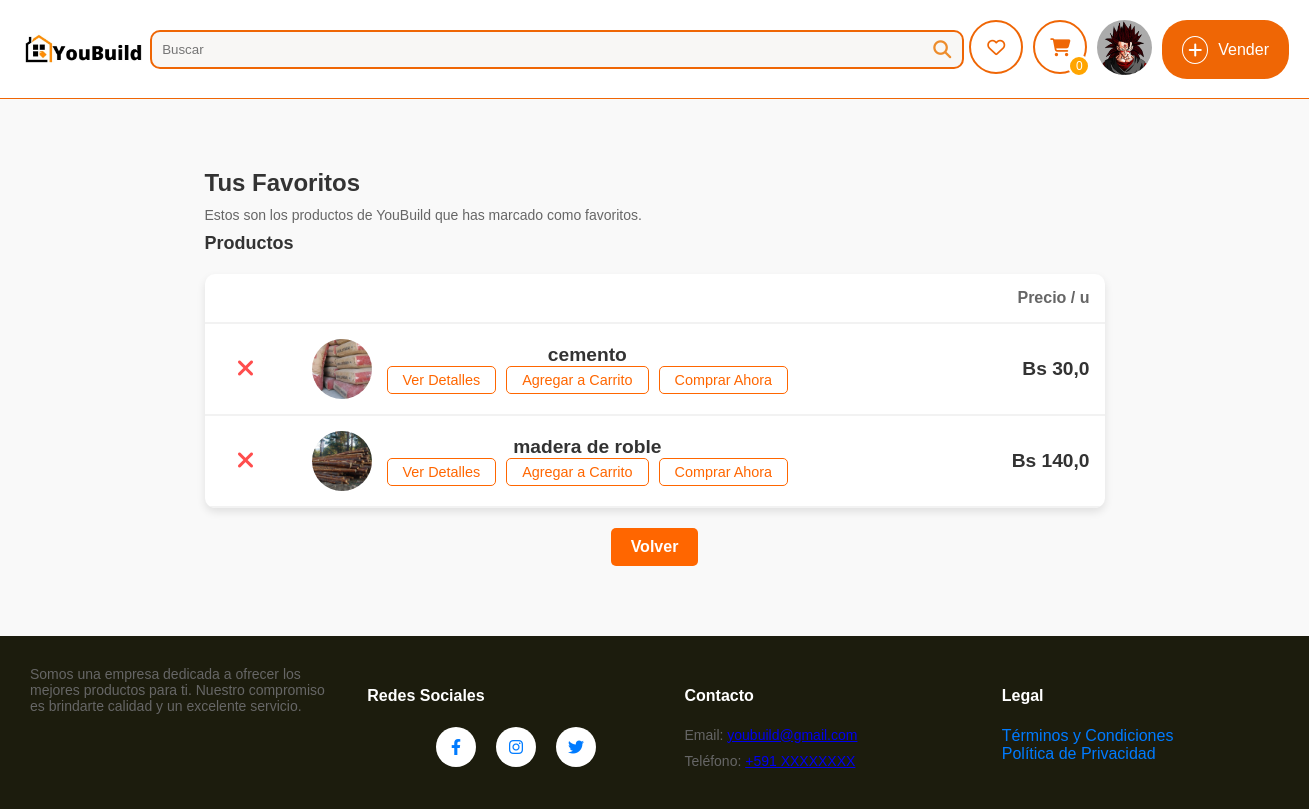
The app's page /lista-favoritos/ (signed in), older data.
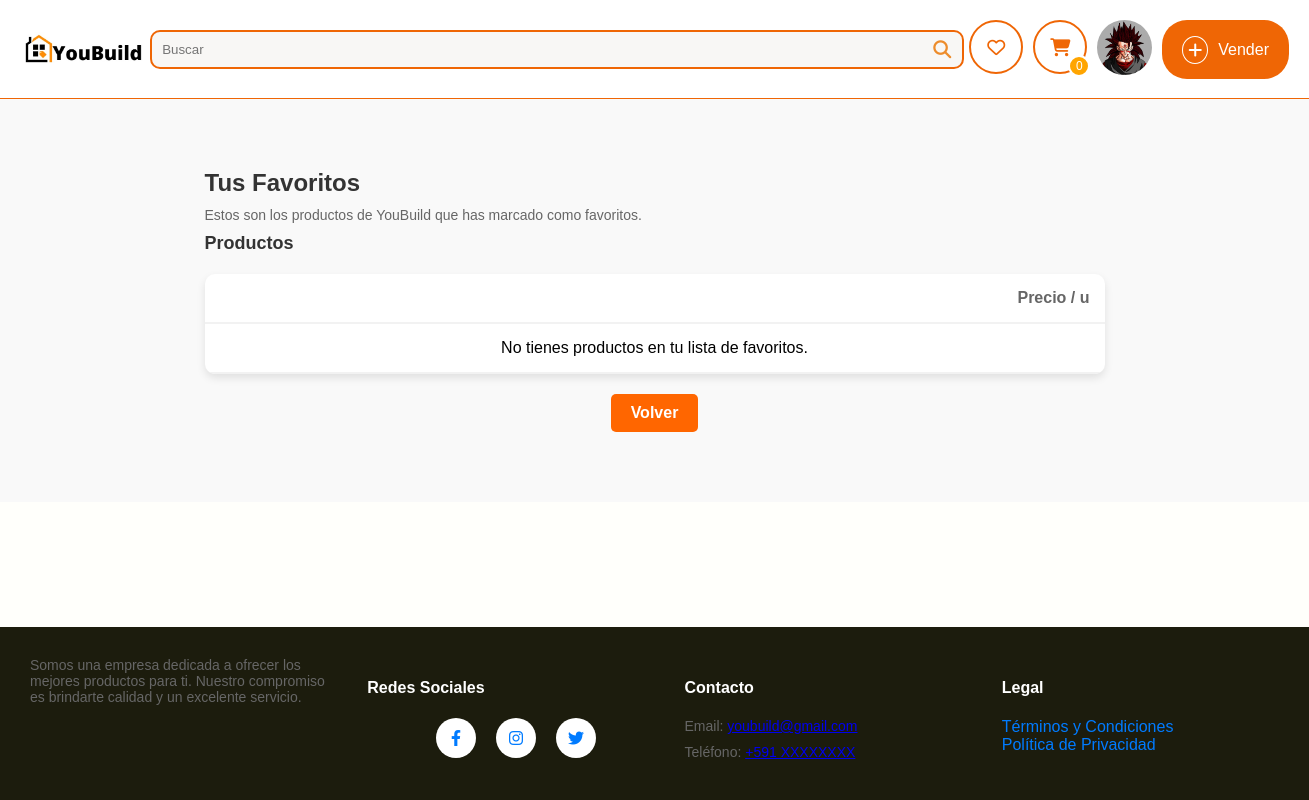
The same page, newer data.
### sistema/models.py (models this page shows, shortened)
class UsuarioDB(models.Model):
    user = models.OneToOneField(User, on_delete=models.CASCADE)
    nombre_completo = models.CharField(max_length=50, verbose_name="Nombre completo", null=True)
    municipio_fk = models.ForeignKey('MunicipioDB', on_delete=models.CASCADE, null=True, blank=True)
    direccion_1 = models.CharField(max_length=255, verbose_name="Dirección", null=True)
    telefono = models.CharField(
        max_length=15, verbose_name="Número de celular",
        validators=[RegexValidator(regex=r'^\+?1?\d{9,15}$', message="El número debe estar en el formato: '+59199999999'. Hasta 15 dígitos.")]
    )
    imagen_perfil = models.ImageField(upload_to='perfil/', null=True, blank=True, default='perfil/perfil.png',verbose_name="Foto de perfil")
    qr_imagen = models.ImageField(upload_to='qr/', null=True, blank=True, verbose_name="Código QR")
    class Meta:
        verbose_name = "Perfil de Usuario"
        verbose_name_plural = "Perfiles de Usuarios"

class ListaFavoritosDB(models.Model):
    usuario = models.ForeignKey(UsuarioDB, on_delete=models.CASCADE, related_name="wishlist")
    producto = models.ForeignKey(ProductoDb, on_delete=models.CASCADE, related_name="favoritos")
    fecha_agregado = models.DateTimeField(auto_now_add=True)
    class Meta:
        unique_together = ('usuario', 'producto')

class ProductoDb(models.Model):
    nombre = models.CharField(max_length=50, verbose_name="Nombre")
    detalle = models.TextField(max_length=200, verbose_name="Detalle")
    precio = models.FloatField(verbose_name="Precio", validators=[MinValueValidator(0.0), MaxValueValidator(99999.9)])
    categoria_fk = models.ForeignKey(CategoriaDb, on_delete=models.CASCADE, null=True, blank=True)
    subcategoria_fk = models.ForeignKey(SubcategoriaDB, on_delete=models.CASCADE, null=True, blank=True, verbose_name="Subcategoría")  # Nuevo campo
    usuario_fk = models.ForeignKey(UsuarioDB, on_delete=models.CASCADE, null=True, blank=True)
    municipio_fk = models.ForeignKey(MunicipioDB, on_delete=models.CASCADE, null=True, blank=True, verbose_name="Municipio")
    direccion_1 = models.CharField(max_length=255, verbose_name="Dirección 1", null=True, blank=True)
    visitas = models.PositiveIntegerField(default=0, verbose_name="Visitas")
    cantidad = models.IntegerField(default=1)
    class Meta:
        db_table = "productos"
        verbose_name = "Producto"
        verbose_name_plural = "Productos"

class ImagenProductoDB(models.Model):
    producto_fk = models.ForeignKey(ProductoDb, on_delete=models.CASCADE, related_name="imagenes")
    imagen = models.ImageField(upload_to="productos", null=True)
    class Meta:
        verbose_name = "Imagen"
        verbose_name_plural = "Imágenes"

### sistema/views.py (the view)
# urls.py: path('lista-favoritos/', ver_lista_favoritos, name='listaFavoritos'),
@login_required
def ver_lista_favoritos(request):
    usuario = request.user.usuariodb  # Obtiene el perfil de usuario
    lista_favoritos_items = ListaFavoritosDB.objects.filter(usuario=usuario)
    return render(request, 'listaFavoritos.html', {
        'lista_favoritos_items': lista_favoritos_items,
        'usuario': usuario
    })

### sistema/context_processors.py (called while the page is built)
def cart_count(request):
    if request.user.is_authenticated:  # Only fetch the cart count for logged-in users
        try:
            usuario = request.user.usuariodb
            cart_count = CarritoProductoDB.objects.filter(carrito_fk__usuario_fk=usuario).aggregate(
                total_quantity=Sum('cantidad')
            )['total_quantity'] or 0
        except UsuarioDB.DoesNotExist:
            cart_count = 0
    else:
        cart_count = 0
    return {'cart_count': cart_count}

def user_profile(request):
    if request.user.is_authenticated:
        return {"usuario": request.user.usuariodb}
    return {}

### sistema/templates/listaFavoritos.html (shortened to what this page needs)
<!DOCTYPE html>
{% extends 'layoutReg.html' %}
{% load static %}
{% block extra_styles %}
<link rel="stylesheet" href="https://cdnjs.cloudflare.com/ajax/libs/font-awesome/6.4.0/css/all.min.css" />
<link rel="stylesheet" href="{% static 'listaFavoritos.css' %}" />
{% endblock %}
{% block content %}
<div class="lista_favoritos-wrapper">
    <div class="lista_favoritos-content">
        <h1>Tus Favoritos</h1>
        <p>Estos son los productos de YouBuild que has marcado como favoritos.</p>
        <h2>Productos</h2>
        <div class="lista_favoritos-container">
            <div class="lista_favoritos-products">
                <table>
                    <thead>
                        <tr>
                            <th></th>
                            <th></th>
                            <th style="text-align: right;">Precio / u</th>
                        </tr>
                    </thead>
                    <tbody>
                        {% for item in lista_favoritos_items %}
                        <tr>
                            <td>
                                <form action="{% url 'eliminarFavorito' item.producto.id %}" method="post">
                                    <button type="submit" class="btn-eliminar"><i class="fas fa-times"></i></button>
                                </form>
                            </td>
                            <td>
                                <div class="product-info">
                                    <img src="{{ item.producto.imagenes.first.imagen.url }}" alt="{{ item.producto.nombre }}" class="product-image">
                                    <div class="product-details">
                                        <span>{{ item.producto.nombre }}</span>
                                        <div class="product-buttons">
                                            <button class="btn-detalle" onclick="verDetalles({{ item.producto.id }})">Ver Detalles</button>
                                            <button class="btn-agregar" onclick="agregarAlCarrito({{ item.producto.id }})">Agregar a Carrito</button>
                                            <button class="btn-comprar">Comprar Ahora</button>
                                        </div>
                                    </div>
                                </div>
                            </td>
                            <td class="product-price">Bs {{ item.producto.precio }}</td>
                        </tr>
                        {% empty %}
                        <tr>
                            <td colspan="3">No tienes productos en tu lista de favoritos.</td>
                        </tr>
                        {% endfor %}
                    </tbody>
                </table>
            </div>
        </div>
        <a href="{% url 'index' %}" class="btn-volver">Volver</a>
    </div>
</div>
{% endblock %}

### sistema/templates/layoutReg.html (shortened to what this page needs)
{% load static %}
<html lang="en">
  <head>
    <link rel="stylesheet" href="https://cdnjs.cloudflare.com/ajax/libs/font-awesome/6.4.0/css/all.min.css" />
    <link rel="stylesheet" href="{% static 'style.css' %}" />
    <link rel="stylesheet" href="{% static 'layoutReg.css' %}" />
    {% block extra_styles %}
    {% endblock %}
  </head>
  <body>
    <header>
      <div class="topbar-container">
        <div class="topbar-left">
          <a href="/home " class="logo"><img src="{% static 'logo.jpeg' %}" alt="Logo" width="125" /></a>
        </div>
        <div class="topbar-center">
          <form action="{% url 'buscar' %}" method="GET">
            <div class="search-box">
              <input type="text" placeholder="Buscar" name="q" />
              <button><i class="fa fa-search"></i></button>
            </div>
          </form>
        </div>
        <div class="topbar-right">
          <a href="{% url 'listaFavoritos' %}" class="icon-btn"><i class="fa-regular fa-heart"></i></a>
          <a href="{% url 'Carrito' %}" class="icon-btn"><i class="fa fa-shopping-cart"></i><span class="cart-count">{{ cart_count }}</span></a>
          <div class="profile-menu-container">
            <a href="#" class="profile-icon" onclick="toggleMenu(event)">
                <img src="{{ usuario.imagen_perfil.url }}" alt="Foto de Perfil" class="profile-pic" />
            </a>
          </div>
          <a href="{% url 'vender' %}" class="btn-sell">
            <i class="fas fa-plus"></i> Vender
          </a>
        </div>
      </div>
    </header>
    <div>
      {% block content %}{% endblock %}
    </div>
    <footer>
      <div class="footer-container">
        <div class="footer-description">
          <p>Somos una empresa dedicada a ofrecer los mejores productos para ti. Nuestro compromiso es brindarte calidad y un excelente servicio.</p>
        </div>
        <div class="footer-links">
          <h4>Redes Sociales</h4>
          <div class="social-buttons">
            <a href="https://facebook.com" target="_blank" class="social-button facebook"><i class="fab fa-facebook-f"></i></a>
            <a href="https://instagram.com" target="_blank" class="social-button instagram"><i class="fab fa-instagram"></i></a>
            <a href="https://twitter.com" target="_blank" class="social-button twitter"><i class="fab fa-twitter"></i></a>
          </div>
        </div>
        <div class="footer-contact">
          <h4>Contacto</h4>
          <p>
            Email: <a href="mailto:youbuild@gmail.com">youbuild@gmail.com</a>
          </p>
          <p>
            Teléfono: <a href="tel:+591XXXXXXXX">+591 XXXXXXXX</a>
          </p>
        </div>
        <div class="footer-legal">
          <h4>Legal</h4>
          <ul>
            <li>
              <a href="#terminos-condiciones">Términos y Condiciones</a>
            </li>
            <li>
              <a href="#politica-privacidad">Política de Privacidad</a>
            </li>
          </ul>
        </div>
      </div>
    </footer>
  </body>
</html>

### sistema/static/style.css (style rules this page uses)
:root { --primary-color: #ED8C2B; --secondary-color: #E5E8EB; --accent-color: #F2690D; --text-color: #1C1C0D; --link-color: #9E9647; --background-color: #FFFFFB; }
body { font-family: Arial, sans-serif; margin: 0; padding: 0; display: grid; grid-template-rows: auto 1fr auto; min-height: 100vh; background-color: var(--background-color); }
footer { background-color: #1c1c0d; padding: 20px 0; width: 100%; position: relative; color:#fff }
.footer-container { display: flex; justify-content: space-around; flex-wrap: wrap; width: 100%; margin: 0 auto; padding: 0 0px; }
.footer-contact, .footer-legal { flex: 1; min-width: 200px; margin: 10px; }
.footer-description { flex: 1; min-width: 200px; margin: 10px; margin-left: 30px; }
.footer-links { flex: 1; min-width: 200px; margin: 10px; margin-left: 30px; }
.footer-links ul, .footer-legal ul { list-style: none; padding: 0; }
.footer-links a, .footer-legal a { text-decoration: none; color: #007bff; }
.social-buttons { display: flex; justify-content: center; margin-top: 10px; }
.social-button { display: inline-block; width: 40px; height: 40px; background-color: #fff; border-radius: 50%; color: #007bff; display: flex; align-items: center; justify-content: center; margin: 0 10px; transition: background-color 0.3s, transform 0.3s; }

### sistema/static/layoutReg.css (style rules this page uses)
.topbar-container { display: flex; justify-content: space-between; align-items: center; padding: 20px 20px; background-color: #FFFFFF; position: relative; }
.topbar-container::after { content: ''; position: absolute; bottom: 0; left: 0; width: 100%; height: 1px; background-color: #ef6605; }
.topbar-right { display: flex; gap: 10px; }
.icon-btn { width: 50px; height: 50px; display: flex; align-items: center; justify-content: center; background-color: white; border: 2px solid #ef6605; border-radius: 50%; color: #ef6605; text-decoration: none; cursor: pointer; transition: all 0.3s ease; position: relative; }
.icon-btn i { font-size: 18px; }
.cart-count { position: absolute; bottom: -5px; right: -5px; background-color: orange; color: white; border-radius: 50%; width: 18px; height: 18px; display: flex; justify-content: center; align-items: center; font-size: 12px; border: 2px solid white; }
.profile-icon .profile-pic { width: 55px; height: 55px; border-radius: 50%; }
.btn-sell { display: inline-flex; align-items: center; background-color: #ef6605; color: white; border: none; border-radius: 25px; padding: 10px 20px; cursor: pointer; text-decoration: none; transition: background-color 0.3s; }
.btn-sell i { background-color: transparent; border: 1px solid white; border-radius: 50%; padding: 5px; margin-right: 10px; font-size: 16px; }
.profile-menu-container { position: relative; display: inline-block; }
.search-box { display: inline-flex; background-color: #f8f7f5; border: 2px solid #ef6605; border-radius: 10px; padding: 5px; width: 800px; }
.search-box input { border: none; background-color: transparent; outline: none; flex-grow: 1; padding: 5px; }
.search-box button { background-color: transparent; border: none; color: #ED8C2B; cursor: pointer; }
.search-box button i { font-size: 18px; }

### sistema/static/listaFavoritos.css (style rules this page uses)
.lista_favoritos-wrapper { display: flex; justify-content: center; align-items: center; padding: 40px 0; background-color: #f9f9f9; }
.lista_favoritos-content { width: 90%; max-width: 900px; background-color: transparent; padding: 30px; border-radius: 8px; text-align: center; }
h1 { text-align: left; margin: 0 auto 10px; color: #333; font-size: 24px; font-weight: bold; }
p { text-align: left; margin: 0 auto 10px; color: #666; font-size: 14px; }
h2 { text-align: left; margin: 0 auto 20px; color: #333; font-size: 18px; font-weight: bold; }
.lista_favoritos-products table { width: 100%; border-collapse: collapse; margin-top: 20px; background-color: #ffffff; border-radius: 10px; box-shadow: 0 4px 8px rgba(0, 0, 0, 0.1); overflow: hidden; }
.lista_favoritos-products th, .lista_favoritos-products td { padding: 15px; vertical-align: middle; border-bottom: 2px solid #f2f2f2; }
.lista_favoritos-products th { color: #666; font-weight: bold; font-size: 1em; text-align: left; }
.btn-volver { display: inline-block; background-color: #ff6600; color: #fff; padding: 10px 20px; border-radius: 5px; text-decoration: none; text-align: center; margin-top: 20px; font-weight: bold; display: left; }

Row changes from the older to the newer data that the page shows:
removed ListaFavoritosDB: producto.imagenes.first.imagen (picture), producto.nombre "cemento", producto.precio "30,0"
removed ListaFavoritosDB: producto.imagenes.first.imagen (picture), producto.nombre "madera de roble", producto.precio "140,0"
Text that changed along with them:
text now shown: "No tienes productos en tu lista de favoritos."
